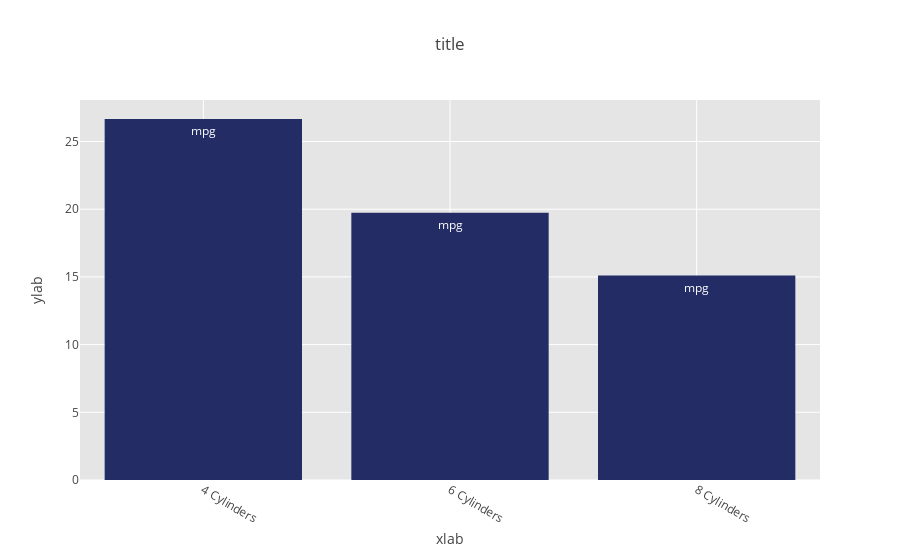

Source (notebook cell):
### Markdown cell above
A simple graph can be quickly created to verify that the data is as expected:

### Code cell
# create input data for graph 
args = dict(
    in_data=in_data
)

# view plot inline 
fig = barplot.create_graph(**args)

### Figure 1 — Plotly figure (JSON) as saved in the notebook; plotly's stock layout.template omitted (floating-point values rounded to 4 significant figures)
{"data": [{"marker": {"color": "#232C65"}, "name": "mpg", "text": "mpg", "type": "bar", "uid": "68e3947d-993a-4945-b7cb-21034818fbf3", "x": ["4 Cylinders", "6 Cylinders", "8 Cylinders"], "y": [26.66, 19.74, 15.1]}], "layout": {"hovermode": "x", "plot_bgcolor": "rgb(229, 229, 229)", "title": "title", "xaxis": {"gridcolor": "rgb(255,255,255)", "tickangle": 30, "title": "xlab", "zerolinecolor": "rgb(255,255,255)"}, "yaxis": {"gridcolor": "rgb(255,255,255)", "title": "ylab", "zerolinecolor": "rgb(255,255,255)"}}}
